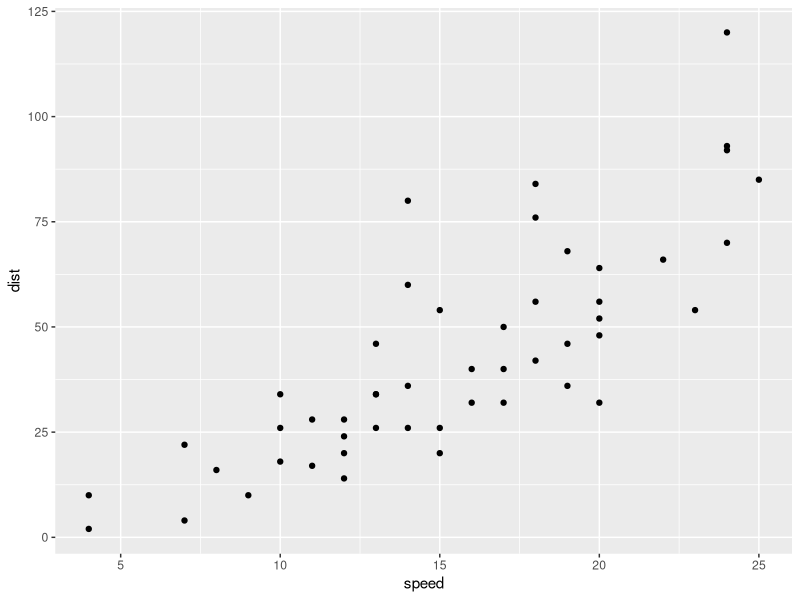
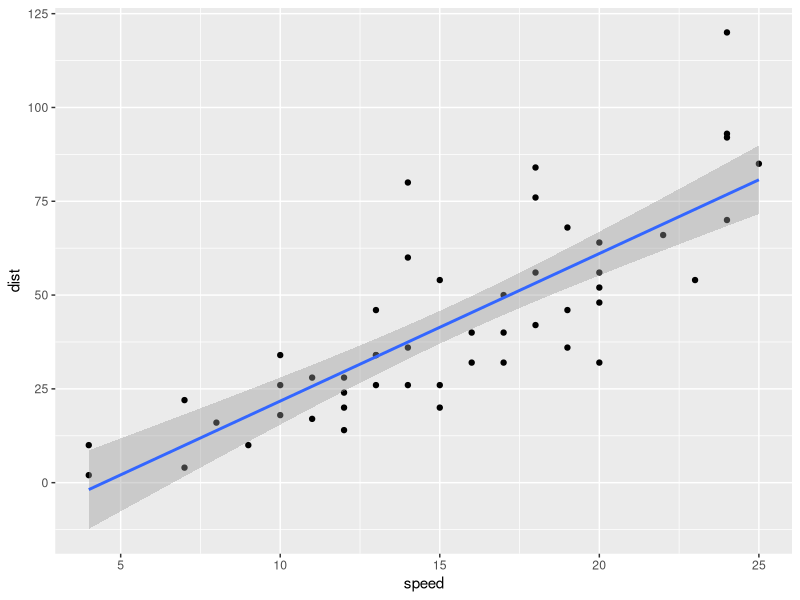
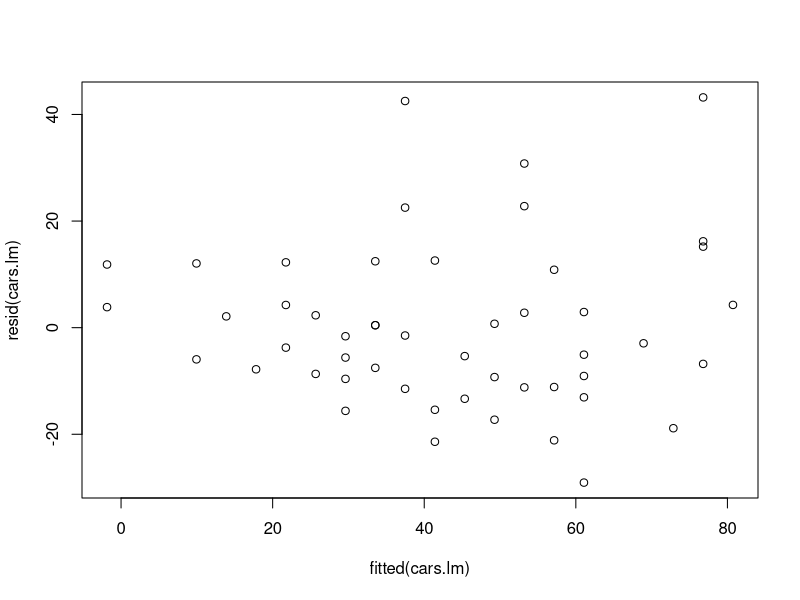
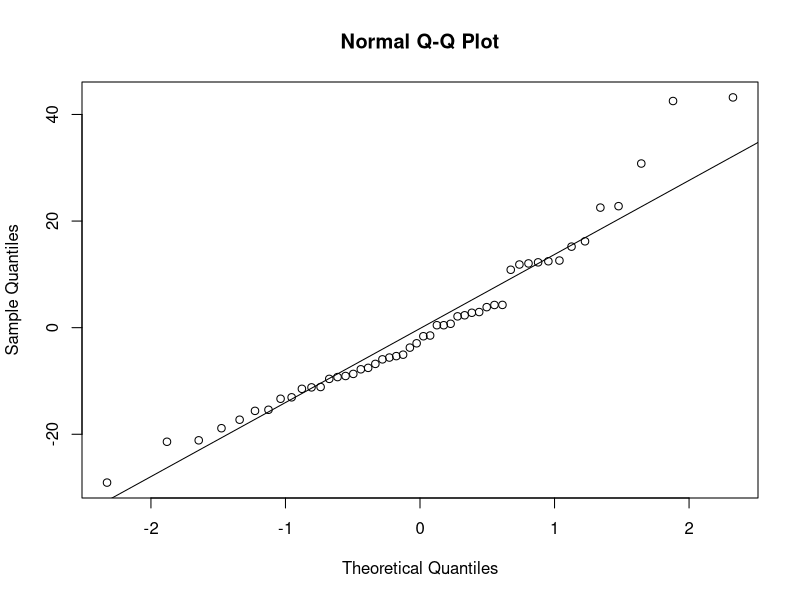

Here is the R script that generated these plots, in order:
## ---- chunk 1
knitr::opts_chunk$set(echo = TRUE)
library(tidyverse)
## ---- chunk 2
data(cars)
head(cars)
?cars
## ---- chunk 3
ggplot(cars, aes(x= speed, y= dist))+
  geom_point()
## ---- chunk 4
ggplot(cars, aes(x = speed, y= dist))+
  geom_point()+
  geom_smooth(method=lm)
## ---- chunk 5
attach(cars)
cars.lm <- lm(dist ~ speed)
cars.lm
## ---- chunk 6
summary(cars.lm)
## ---- chunk 7
plot(fitted(cars.lm),resid(cars.lm))
## ---- chunk 8
qqnorm(resid(cars.lm))
qqline(resid(cars.lm))
